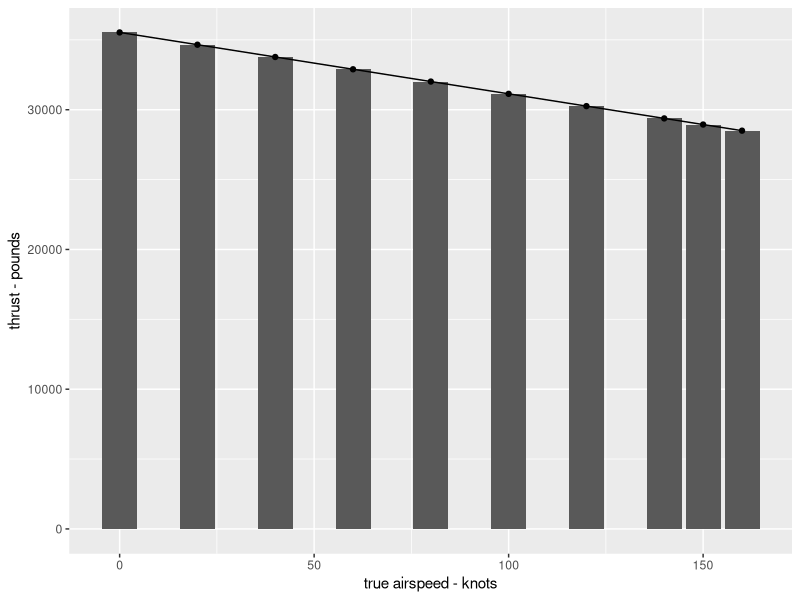
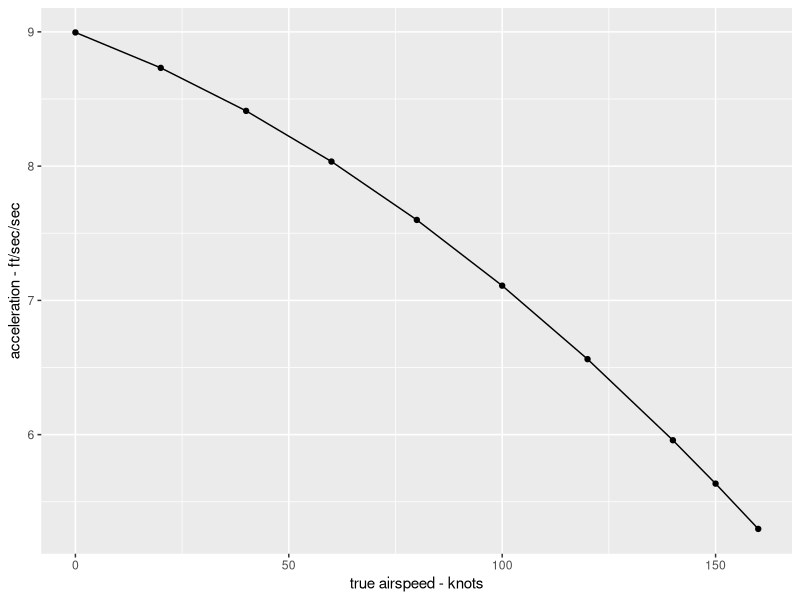

R code for these plots, in order:
################################################################################
# blake.R                                                                      #
# Replicates the takeoff performance model from Blake (2009), p. 18-12         #
################################################################################

library(ggplot2)

# Clear the console
cat("\014")

################################################################################
# Constants definition                                                         #
################################################################################

g <- 32.174                                                                     # Gravitational acceleration constant in slugs per cubic foot, assuming a non-oblate, non-rotating Earth

################################################################################
# Variables definition - Atmosphere                                            #
################################################################################

rho <- .002377                                                                  # Air density in slugs per cubic foot

w   <- 0                                                                        # Starting headwind in knots

################################################################################
# Variable definition - Runway                                                 #
################################################################################

mu    <- .0165                                                                  # Dimensionless coefficient of rolling friction  used in the Blake (2009) example, p. 18-11

theta <- 0                                                                      # Runway slope in degrees. Assumed to be zero as a positive slope in one runway heading would cancel out the negative slope in the reciprocal heading

Hp  <- 0                                                                        # Geopotential pressure altitude in feet

################################################################################
# Variables definition - Aircraft                                              #
################################################################################

W <- 240000                                                                     # Aircraft weight in pounds

S     <- 1951                                                                   # Reference wing area in square feet

CL    <- 1.6087                                                                 # Dimensionless lift coefficient (taken from BADA)

CD    <- .08 + mu * CL                                                       # Dimensionless drag coefficient (adjusted so that CD - mu * CL = .08 as per Blake's (2009) example)

################################################################################
# Variables definition - Speeds                                                #
################################################################################

GS      <- c(0, 20, 40, 60, 80, 100, 120, 140, 150, 160)                        # Groundspeed increments (in knots) at which the acceleration is calculated
TAS     <- GS + w                                                               # True airspeed (groundspeed + wind)

################################################################################
# Variables definition - Engines                                               #
################################################################################

# T   <- 35532
T     <- c("0" = 35532, "20" = 34653, "40" = 33775, "60" = 32896, "80" = 32014, "100" = 31139, "120" = 30260, "140" = 29381, "150" = 28942, "160" = 28503) # Thrust of each engine in pounds for a given true airspeed

################################################################################
# Estimate the decrease in thrust from an airspeed increase in Table 18-2      #
################################################################################

# Values for thrust T of each engine (in pounds) for increments in true airspeed TAS
T <- c(35532, 34653, 33775, 32896, 32014, 31139, 30260, 29381, 28942, 28503)    # Thrust
TAS <- c(0, 20, 40, 60, 80, 100, 120, 140, 150, 160)                            # True airspeed
d <- data.frame(T, TAS)

# Build the model
model <- lm(d) # Linear regression model to estimate by how much the thrust in pounds decreases for every one extra knot in airspeed
coef(model)[2] # For every knot of change in TAS, the thrust T changes by this much

# Use the model to predict thrust at every TAS
T_hat <- vector(length = length(T)) # Initialize the estimate vector, of the same length as T
T_hat[1] <- T[1]  # Starting thrust at zero TAS
for (i in 2:10){
  T_hat[i] <- T_hat[i-1] + (TAS[i] - TAS[i-1]) * coef(model)[2] # Estimate thrust at each TAS
  T_hat[i] <- round(T_hat[i], digits = 0)                       # Round off the thrust value
}

# Correlation coefficient of actual and estimated thrusts
cor(T, T_hat) # The near-perfect correlation is almost too good to be true for the Blake values of T to be empirical, and suggests that Blake assumed a fixed value equal coef(model)[2] to model thrust decrease over TAS

# Display the results in tabular form
d_hat <- data.frame(TAS, T, T_hat, res = T - T_hat) # Original and estimated values side-by-side with residual error in units of pounds
d_hat

# Display the results in chart form
ggplot(data = d_hat) +
  geom_col(aes(x = TAS, y = T)) +       # Bar chart of Blake's values
  geom_line(aes(x = TAS, y = T_hat)) +  # Line chart of model predictions
  geom_point(aes(x = TAS, y = T_hat)) + # Points of model predictions
  xlab("true airspeed - knots") +
  ylab("thrust - pounds")

################################################################################
# Acceleration calculation                                                     #
################################################################################

q     <- (rho * (TAS * 1.68781)^2) / 2                                          # Dynamic pressure. The speed is converted to feet per second

a     <- g / W * (T * 2 - (mu * W) - (CD - (mu * CL)) * (q * S) - (W * sin(theta))) # Acceleration in feet per second per second

################################################################################
# Display results in a table as per page 18-12 of Blake (2009)                 #
################################################################################

d <- cbind("GS - knots" = GS, "TAS - knots" = TAS, "Dynamic pressure" = round(q, digits = 2), "F - thrust" = T, "F - slope" = theta, "μW" = mu * W, "(CD-μCL)qS" = round((CD - (mu * CL)) * (q * S), digits = 0), "accel ft/sec/sec" = round(a, digits = 1), "accel knots/sec" = round(a / 1.68781, digits = 1))

rownames(d) <- NULL                                                             # Remove row names from the d matrix

d                                                                               # Output results to the console

d_plot <- data.frame(TAS, a)                                                    # Prepare a data frame for plotting

ggplot(data = d_plot, aes(x = TAS, y = a)) +                                    # Replicate table 18-1 of Blake (2009)
  geom_line() +
  geom_point() +
  xlab("true airspeed - knots") +
  ylab("acceleration - ft/sec/sec")

################################################################################
# Step integration of distance as per Table 18-2 of Blake (2019)               #
################################################################################

cum <- 0                                                                        # Initialize the cumulative takeoff distance

out1 <- array(                                                                   # Initialize an array to display the results later
  dim = c(0, 5),
  dimnames = list(NULL, c("GS - knots", "TAS - knots", "accel ft/sec/sec", "s - feet", "Σs - feet"))
)

for (i in 1:length(GS)) {                                                       # For each groundspeed increment in the Blake (2009) example in Table 18-2
  avg <- ifelse(GS[i] == 0, GS[i], mean(c(GS[i-1], GS[i])))                     # Calculate the average speed (i.e., midpoint speed), skipping the zero speed row
  inc <- ifelse(GS[i] == 0, GS[i], GS[i] - GS[i-1])                             # Calculate the speed increment (i.e., new speed minus previous speed), skipping the zero speed row
  acc <- mean(c(a[i-1], a[i]))                                                  # Calculate the average acceleration (i.e., midpoint acceleration)
  dis <- avg * inc * 1.6878^2 / acc                                             # Calculate the distance covered in that increment (converting speed from knots to feet/s)
  cum <- cum + dis                                                              # Increment the cumulative (total) distance by that incremental distance
  out1 <- rbind(out1, c(GS[i], TAS[i], round(a[i], digits = 1), round(dis, digits = 0), round(cum, digits = 0))) # Save incremental results for later display to the console
}

out1                                                                             # Output results to the console

################################################################################
# Add wind effects as per Table 18-10a of Blake (2019)                         #
################################################################################

# Blake (2009) is not consistent in the speed increments across examples, so we have to redefine the key values used in the takeoff distance calculations

w   <- 20                                                                       # Now assume a positive headwind in knots
GS  <- c(0, 20, 40, 60, 80, 100, 120, 130)                                      # Use new groundspeed increments (in knots) at which the acceleration is calculated
TAS <- GS + w                                                                   # Add the headwind to the airspeed
# T   <- 35532
T   <- c(34653, 33775, 32896, 32017, 31139, 30260, 29381, 28942)                # Impute new thrust values given by Blake (2009) for the new airspeed
q   <- (rho * (TAS * 1.68781)^2) / 2                                            # Update the dynamic pressure. The speed is converted to feet per second
a   <- g / W * (T * 2 - (mu * W) - (CD - (mu * CL)) * (q * S) - (W * sin(theta))) # Acceleration in feet per second per second

d <- cbind("GS - knots" = GS, "TAS - knots" = TAS, "Dynamic pressure" = round(q, digits = 2), "F - thrust" = T, "F - slope" = theta, "μW" = mu * W, "(CD-μCL)qS" = round((CD - (mu * CL)) * (q * S), digits = 0), "accel ft/sec/sec" = round(a, digits = 1), "accel knots/sec" = round(a / 1.68781, digits = 1))

rownames(d) <- NULL                                                             # Remove row names from the d matrix

d                                                                               # Output results to the console

# Now we calculate the effect of headwind on distance as per Table 18-10b of Blake (2009)                                                                        # Initialize the cumulative takeoff distance

cum2 <- 0                                                                        # Initialize the cumulative takeoff distance

out2 <- array(                                                                   # Initialize an array to display the results later
  dim = c(0, 5),
  dimnames = list(NULL, c("GS - knots", "TAS - knots", "accel ft/sec/sec", "s - feet", "Σs - feet"))
)

for (i in 1:length(GS)) {                                                       # For each true speed increment in the Blake (2009) example in Table 18-2
  avg  <- ifelse(GS[i] == 0, 0, mean(c(GS[i-1], GS[i])))                        # Calculate the average speed (i.e., midpoint speed), skipping the zero speed row
  inc  <- ifelse(GS[i] == 0, 0, GS[i] - GS[i-1])                                # Calculate the speed increment (i.e., new speed minus previous speed), skipping the zero speed row
  acc  <- mean(c(a[i-1], a[i]))                                                 # Calculate the average acceleration (i.e., midpoint acceleration)
  dis  <- avg * inc * 1.6878^2 / acc                                            # Calculate the distance covered in that increment (converting speed from knots to feet/s)
  cum2 <- cum2 + dis                                                            # Increment the cumulative (total) distance by that incremental distance
  out2  <- rbind(out2, c(GS[i], TAS[i], round(a[i], digits = 1), round(dis, digits = 0), round(cum2, digits = 0))) # Save incremental results for later display to the console
}

out2                                                                            # Output results to the console

s1 <- out1[which(out1[,"TAS - knots"] == 150),"Σs - feet"]                              # Pull distance covered at 150 knots airspeed with no headwind
s2 <- out2[which(out2[,"TAS - knots"] == 150),"Σs - feet"]                            # Pull distance covered at 150 knots airspeed with headwind

s1 - s2                                                                         # Takeoff distance avoidance thanks to headwind

s1
s2

# s1 = 4630 feet, no wind, decreasing thrust
# s2 = 3546 feet, 20 knot headwind, decreasing thrust
# 
# s1 = 3921 feet, no wind, constant thrust
# s2 = 2971 feet, 20 knot headwind, constant thrust
# 
# s1 = 709 feet longer with decreasing thrust (18.08% longer than constant thrust)
# s2 = 575 feet longer with decreasing thrust (19.35% longer than constant thrust)























